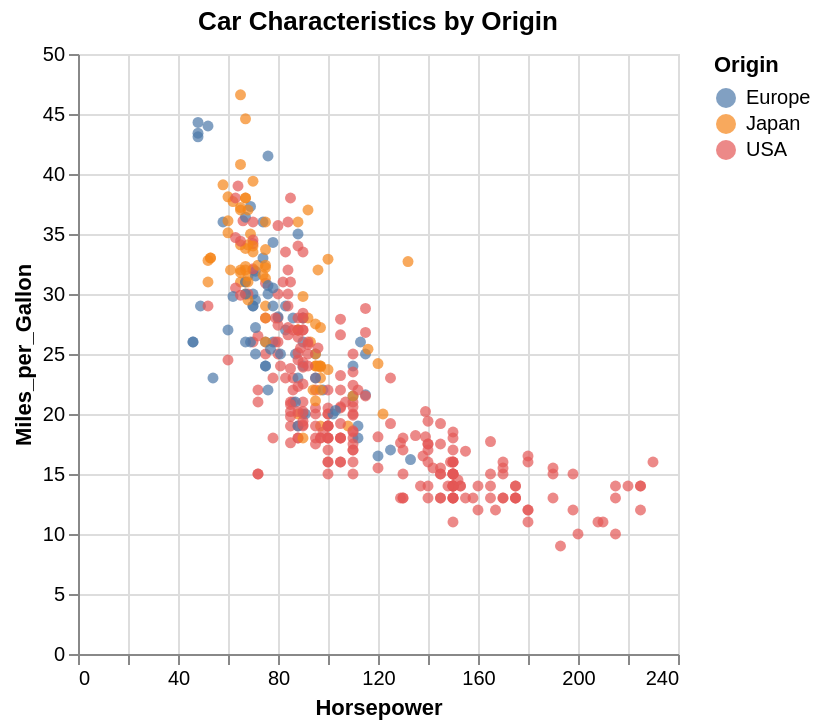

Write notebook code for a chart like this one.
### Markdown cell above
Altair offers a range of different mark types for different purposes. Let's review some of them:

### Code cell
# Scatter plot showing the relationship between horsepower and MPG, colored by origin
alt.Chart(cars).mark_circle().encode(
    x='Horsepower:Q',
    y='Miles_per_Gallon:Q',
    color='Origin:N',
    tooltip=['Name', 'Horsepower', 'Miles_per_Gallon', 'Origin']
).properties(
    title='Car Characteristics by Origin'
)

### Figure 1 — Vega-Lite specification as saved in the notebook (floating-point values rounded to 4 significant figures; data arrays with more than 128 entries replaced by an {"elided": "..."} marker saying what was removed)
{"config": {"view": {"continuousWidth": 300, "continuousHeight": 300}}, "data": {"name": "data-583e73726c1545c56c203344161a975c"}, "mark": {"type": "circle"}, "encoding": {"color": {"field": "Origin", "type": "nominal"}, "tooltip": [{"field": "Name", "type": "nominal"}, {"field": "Horsepower", "type": "quantitative"}, {"field": "Miles_per_Gallon", "type": "quantitative"}, {"field": "Origin", "type": "nominal"}], "x": {"field": "Horsepower", "type": "quantitative"}, "y": {"field": "Miles_per_Gallon", "type": "quantitative"}}, "title": "Car Characteristics by Origin", "$schema": "https://vega.github.io/schema/vega-lite/v5.20.1.json", "datasets": {"data-583e73726c1545c56c203344161a975c": {"elided": "406 records"}}}
